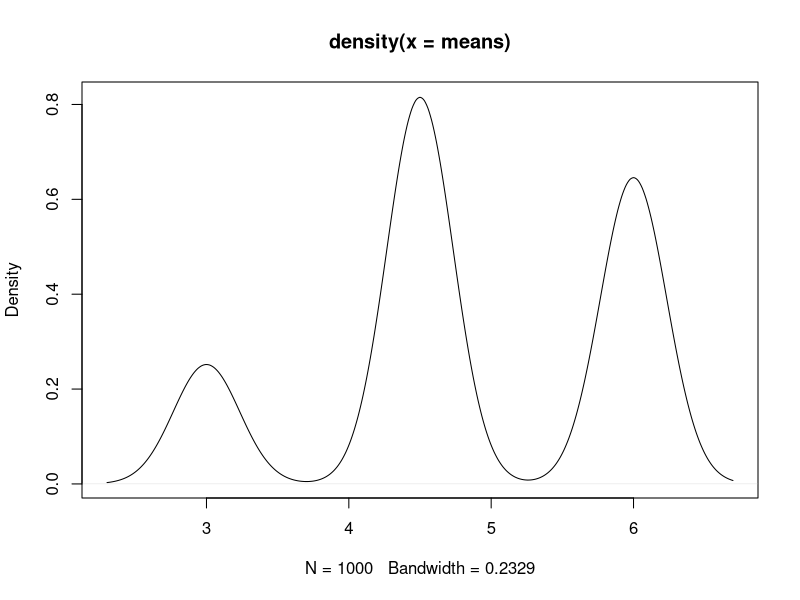
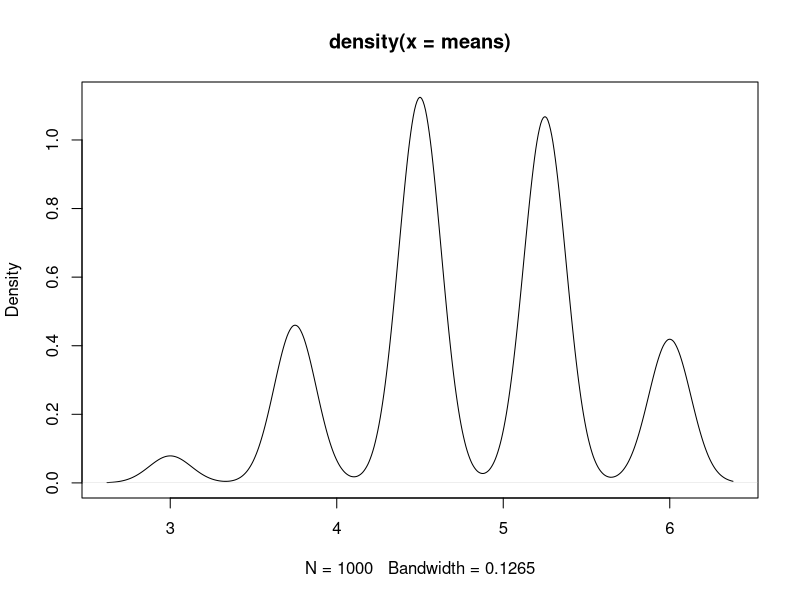
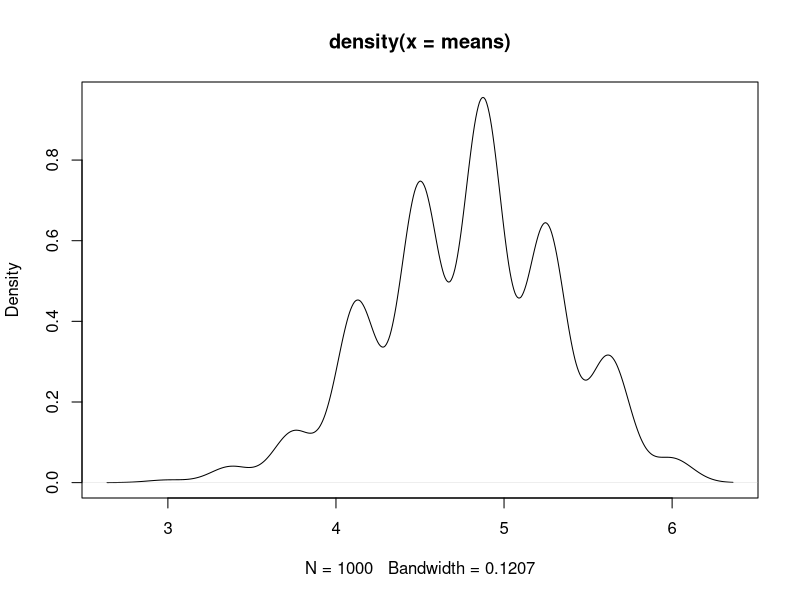
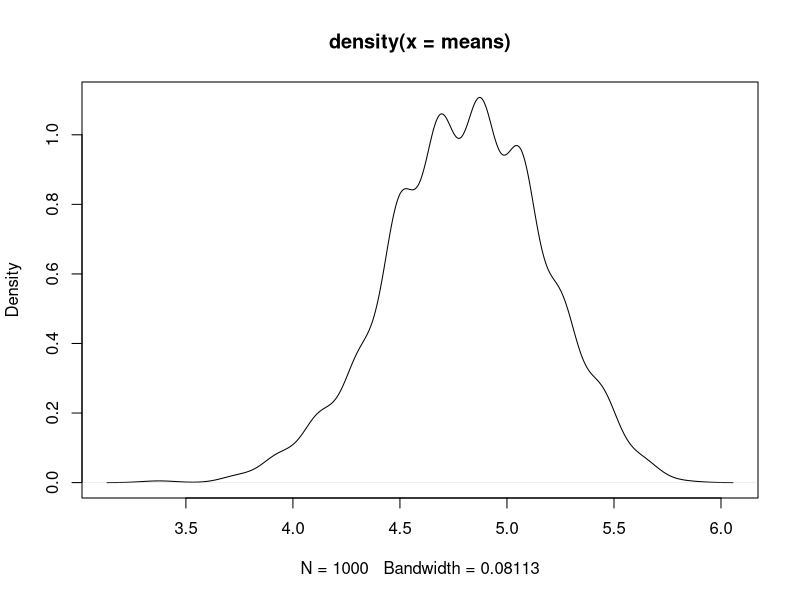
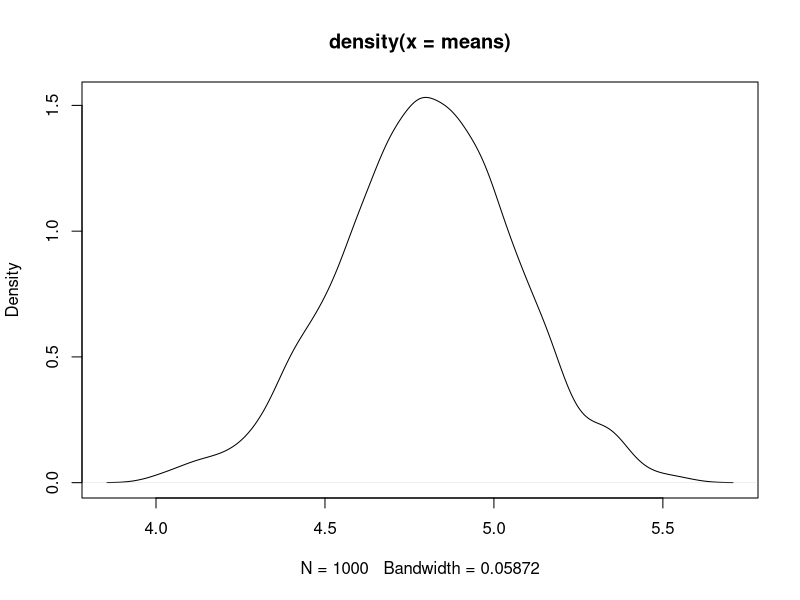
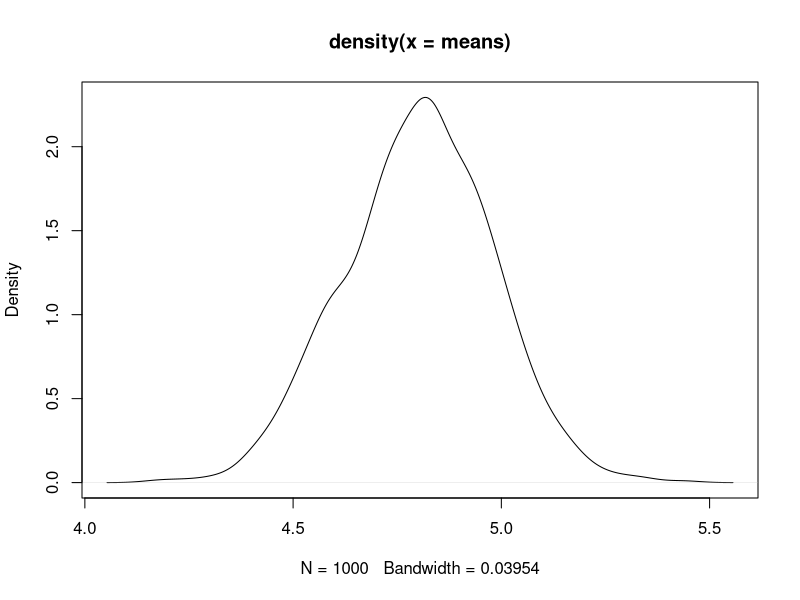
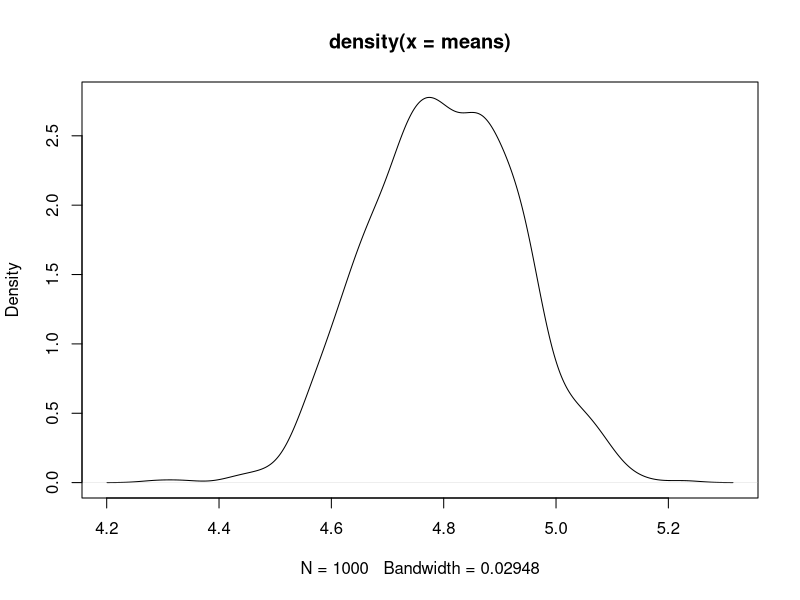
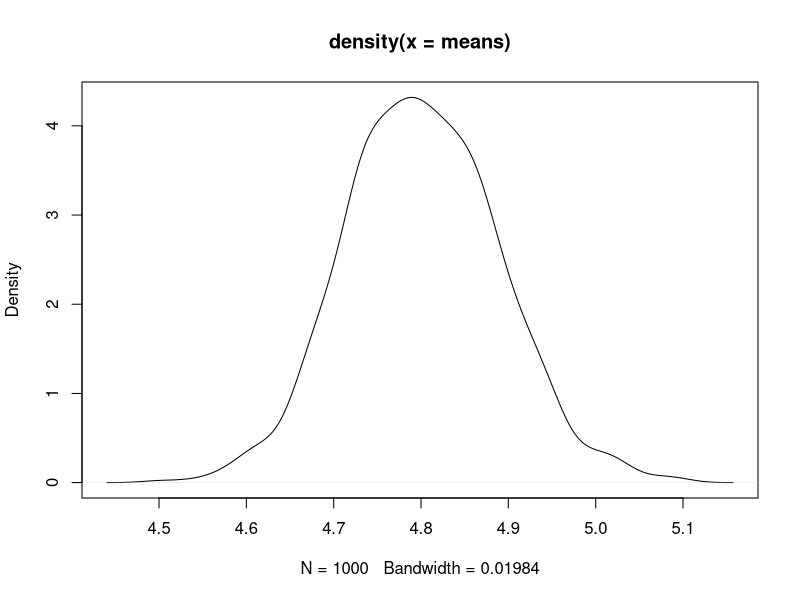

Here is the R script that generated these plots, in order:
# Central Limit Theorem DEMO
#We are creating a graph, and a for loop to see the iteration of the code
# We need to do this in a nested loop, in the outer loop we are adjusting the 
# sample size 

# Vector of a sequence of numbers using base 2

sample_sizes <- 2^(1:15)
n_iters <- 1000

for(sample_size in sample_sizes){
  
  means <- rep(0 , n_iters)
  
  for(i in 1:n_iters){
    x <- ifelse(runif(sample_size) > .4, 6, 3)
    means[i] <- mean(x)
  }
  plot(density(means))
  Sys.sleep(.1)
  
}

# As we increase the sample size, we see more and more of a bell shape

